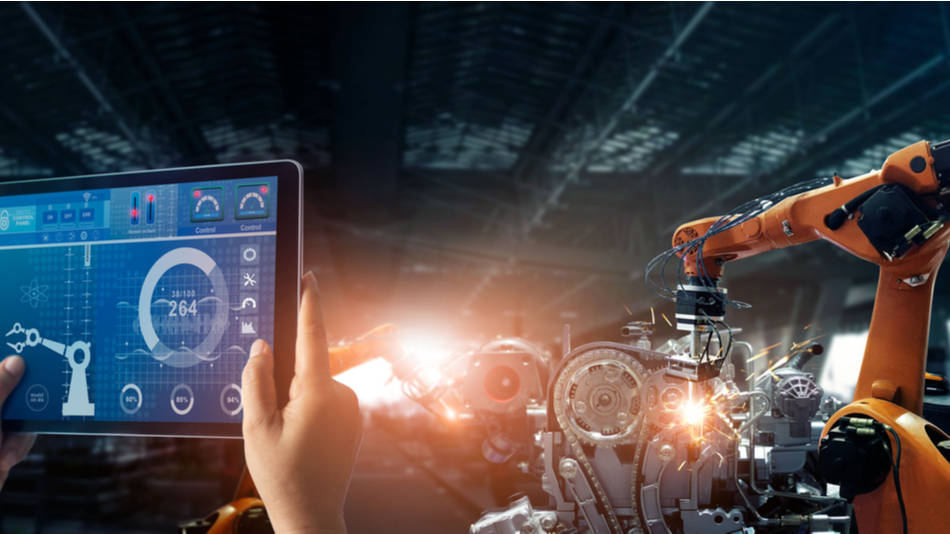
#> input picture images/VisionArtificial.jpg, 950 x 534 px, found by its file name
$ python ReadingImages.py
#> lines starting #> are read from the running program, lines starting #| are printed output that depends on the picture; after the words box and inside, x2 and y2 are one past the last pixel; in counts of white or black regions, pixels touching at a corner belong together
import cv2

def read_image(image_path):
#> called with image_path = 'images/VisionArtificial.jpg'
    imageBgr = cv2.imread(image_path, 1) #1: Color
#> imageBgr is the input picture: shape (534, 950, 3); mean B, G, R 72.2, 69, 73.6
    imageGray = cv2.imread(image_path, 0) #0: Grayscale
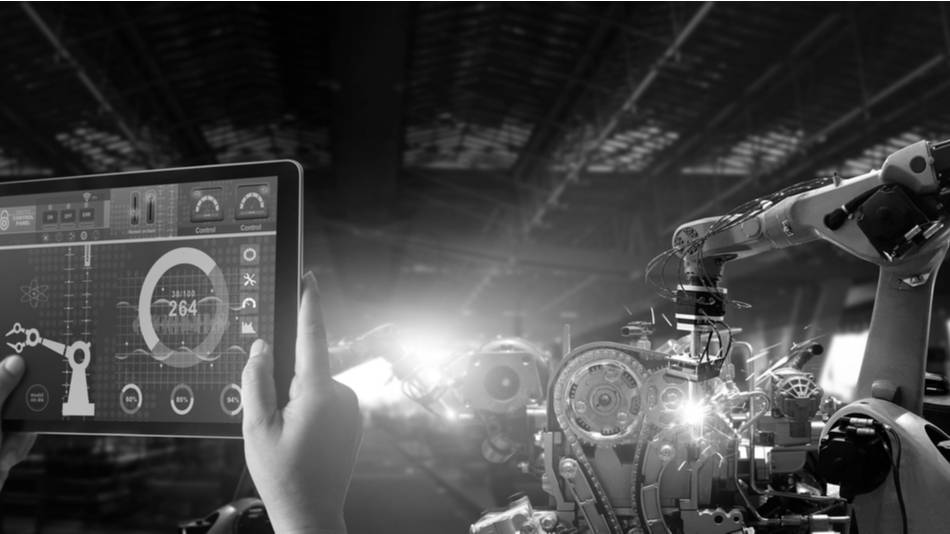
#> imageGray: shape (534, 950); min 0, max 255, mean 70.8
    return imageBgr, imageGray

def main():
    image_path = "images/VisionArtificial.jpg" # Name of the image only in this folder
    imageBgr, imageGray = read_image(image_path)

    if imageBgr is not None:
        print("Image read successfully in BGR format.")
    else:
        print("Failed to read the image in BGR format.")

    if imageGray is not None:
        print("Image read successfully in Grayscale format.")
    else:
        print("Failed to read the image in Grayscale format.")


    imageBgr = resize_image(imageBgr)
#> in resize_image, `resized_image = cv2.resize(image, (600, 480))`:
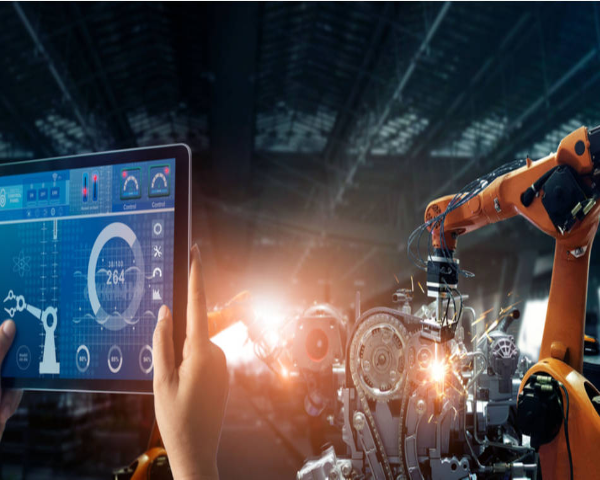
#> resized_image: shape (480, 600, 3); mean B, G, R 72.2, 69, 73.5
    imageGray = resize_image(imageGray)
#> in resize_image (call 2), `resized_image = cv2.resize(image, (600, 480))`:
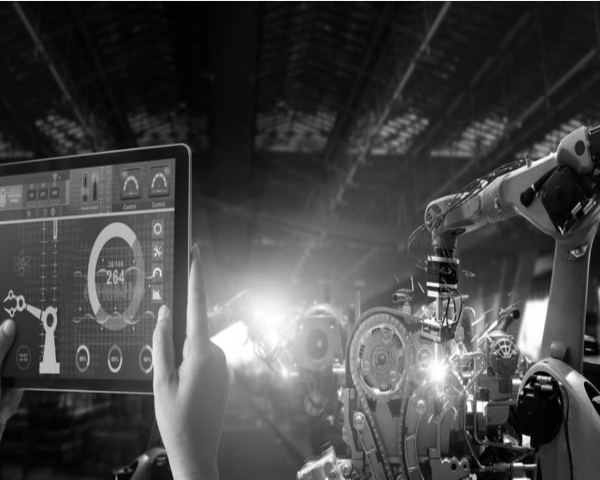
#> resized_image: shape (480, 600); min 0, max 255, mean 70.7
    print("image size (BGR): ", get_image_size(imageBgr))
#| image size (BGR):  (480, 600)
    print("image size (Grayscale): ", get_image_size(imageGray))
#| image size (Grayscale):  (480, 600)

    for i in range(get_image_size(imageGray)[0]):
        for j in range(get_image_size(imageGray)[1]):
            if get_pixel_value(imageGray, j, i) < 128:
                imageGray[i,j] = 0 #Darken the image
            else:
                imageGray[i,j] = 255
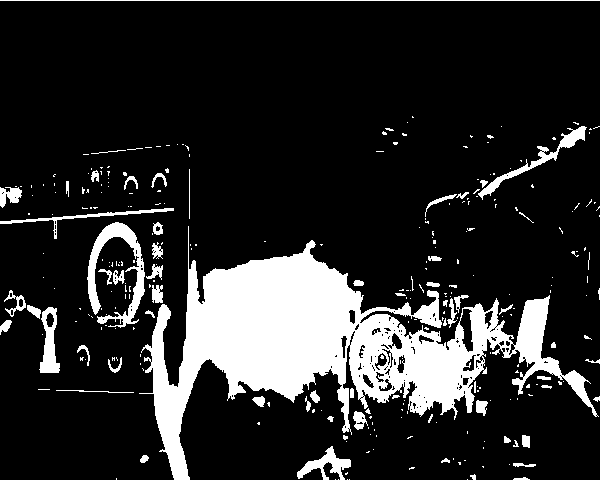
#> imageGray: shape (480, 600); 16.3% white; 294 white regions (232 under 20 px), largest, box (x1, y1, x2, y2) and area: (139, 226, 599, 480) 36405, (87, 222, 145, 328) 1973, (478, 126, 587, 200) 962

    for i in range(get_image_size(imageBgr)[0]):  #Width
        for j in range(get_image_size(imageBgr)[1]):  #Height
            get_pixel_value(imageBgr, j, i)[0] = get_pixel_value(imageBgr, j, i)[2]  #Blue --> Red
            get_pixel_value(imageBgr, j, i)[2] = get_pixel_value(imageBgr, j, i)[0]  #Red --> Blue
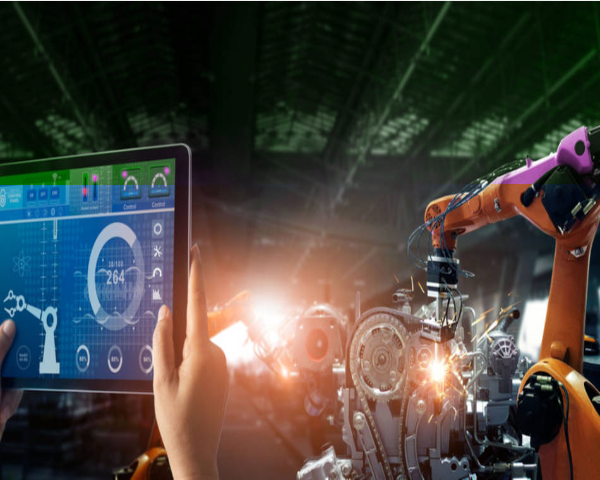
#> imageBgr: shape (480, 600, 3); mean B, G, R 63.4, 69, 73.5


    # [4 lines of commented-out code are left out]

    show_image(imageBgr, "BGR Image")
    show_image(imageGray, "Grayscale Image")

def show_image(image, title="Image"):
    cv2.imshow(title, resize_image(image))
    cv2.waitKey(0)
    cv2.destroyAllWindows()

def resize_image(image):
    resized_image = cv2.resize(image, (600, 480))   # (width, height)
    return resized_image

def get_image_size(image):
    return image.shape[:2] #(height, width)

#> (the run stopped early here; a loop or call above may not have finished)
